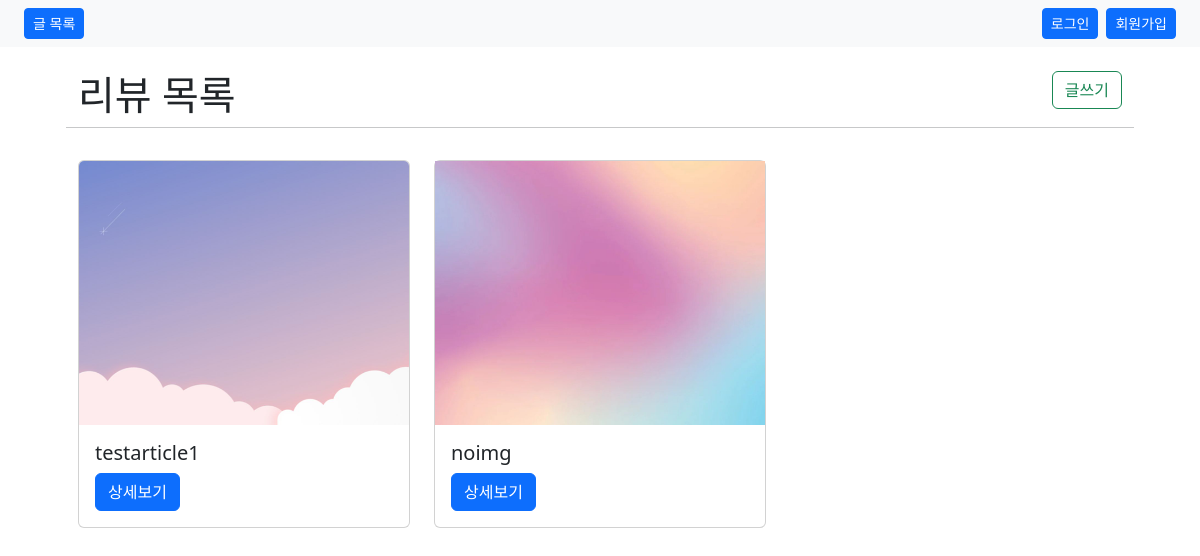
The app's page /reviews/ with its own data.
### reviews/models.py (models this page shows)
class Review(models.Model):
    user = models.ForeignKey(settings.AUTH_USER_MODEL, on_delete=models.CASCADE)
    title = models.CharField(max_length=80)
    content = models.TextField()
    image = ProcessedImageField(
        upload_to="images/",
        blank=True,
        processors=[ResizeToFill(1200, 960)],
        format="JPEG",
        options={"quality": 80},
    )
    like_users = models.ManyToManyField(
        settings.AUTH_USER_MODEL, related_name="like_reviews"
    )

### reviews/views.py (the view)
# urls.py: path("", views.index, name="index"),
def index(request):
    reviews = Review.objects.all()
    context = {"reviews": reviews}
    return render(request, "reviews/index.html", context)

### reviews/templates/reviews/index.html
{% extends 'base.html' %}
{% load static %}
{% load django_bootstrap5 %}
{% block body %}
  <div class="row m-4">
    <div class="col">
      <h1>리뷰 목록</h1>
    </div>
    <div class="col text-end">
      <a href="{% url 'reviews:create' %}" class="btn btn-outline-success">글쓰기</a>
    </div>
    <hr>
    {% for review in reviews %}
    <div class="col-4" >
      <div class="card my-3">
        {% if review.image %}
        <img src="{{ review.image.url }}" class="card-img-top">
        {% else %}
        <img src="{% static 'images/temp.jpg' %}">
        {% endif %}
        <div class="card-body">
          <h5 class="card-title">{{ review.title }}</h5>
          <a href="{% url 'reviews:detail' review.id %}" class="btn btn-primary">상세보기</a>
        </div>
      </div>
    </div>
    {% endfor %}
  </div>
{% endblock %}

### records on screen
Review: image (picture), title "testarticle1"
Review: title "noimg"
